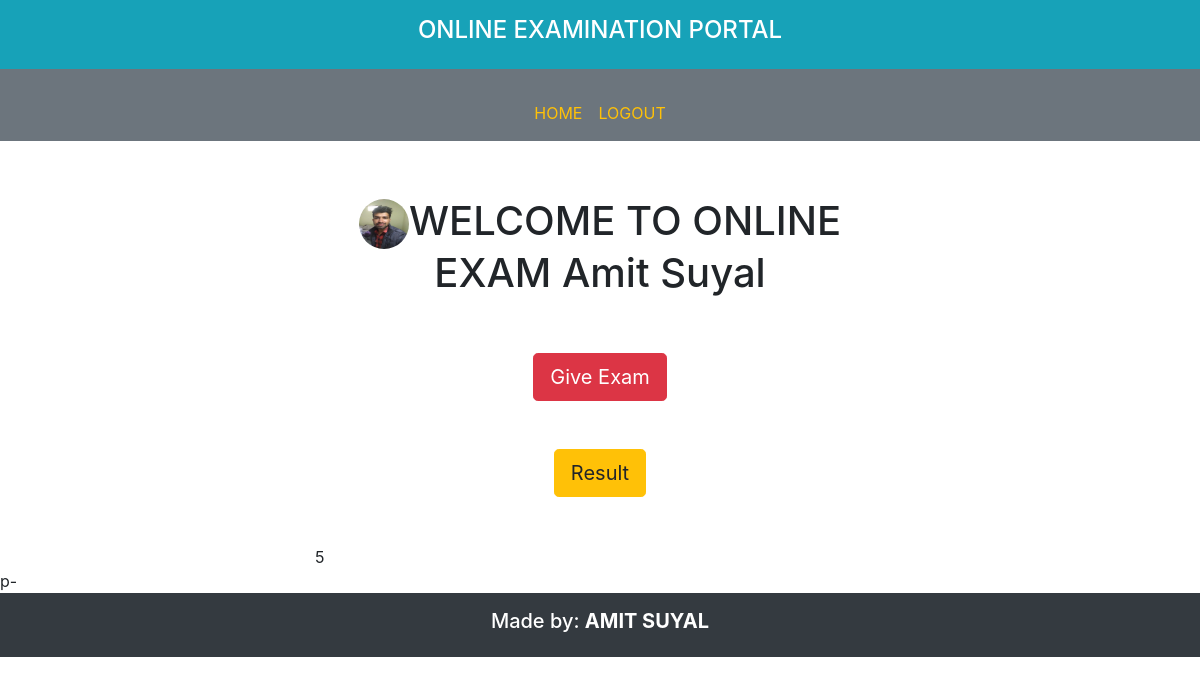
The app's page /loginwelcome.php (signed in) with its own data.
### tables this page shows
CREATE TABLE `user_reg` (
  `user_name` varchar(100) NOT NULL,
  `password` varchar(100) NOT NULL,
  `name` varchar(100) NOT NULL,
  `address` varchar(500) NOT NULL,
  `city` varchar(100) NOT NULL,
  `mobile` varchar(20) NOT NULL,
  `email` varchar(50) NOT NULL,
  `imgupload` varchar(500) NOT NULL
);

### loginwelcome.php (the view)
<?php
include('header.php');
include('usernav.php');
include('db_config/connection.php');
?>
<div class="col-md-6 col-lg-6 m-auto">
	<div class="container text-center mt-5 mb-5 pt-2">
		<?php
			$query="SELECT * FROM user_reg WHERE user_name='$user_name'";
			$data=mysqli_query($con,$query);
			$fetch=mysqli_fetch_assoc($data);
		?>
		<h1><span><img class="rounded-circle"src="<?php echo $fetch['imgupload']; ?>" style="height: 50px; width: 50px;"></span>WELCOME TO ONLINE EXAM <?php echo $fetch['name']; ?></h1>
		<a href="subject_quiz.php" class="btn btn-danger btn-lg mt-5">Give Exam</a><br>
		<a href="result.php" class="btn btn-warning btn-lg mt-5">Result</a>
	</div>5
</div> p-
<?php
include('footer.php');
?>

### records on screen
user_reg: imgupload (picture), name "Amit Suyal"
